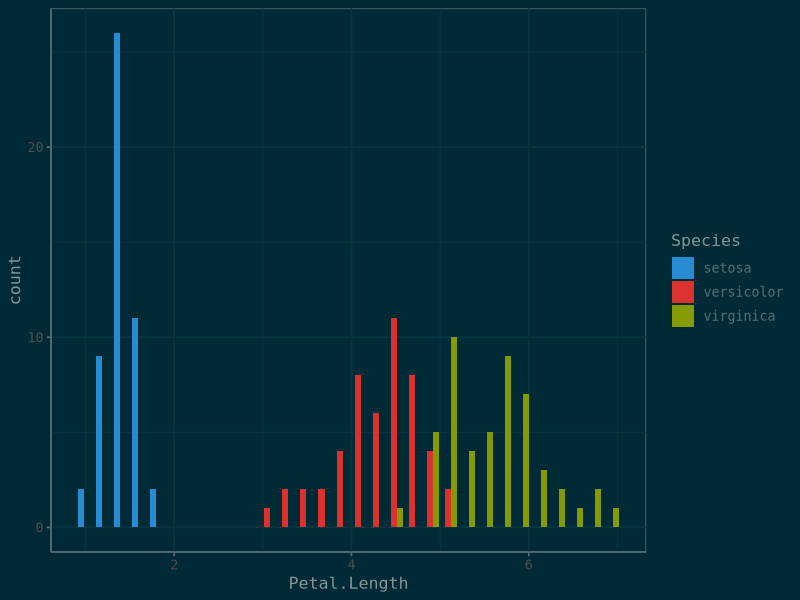
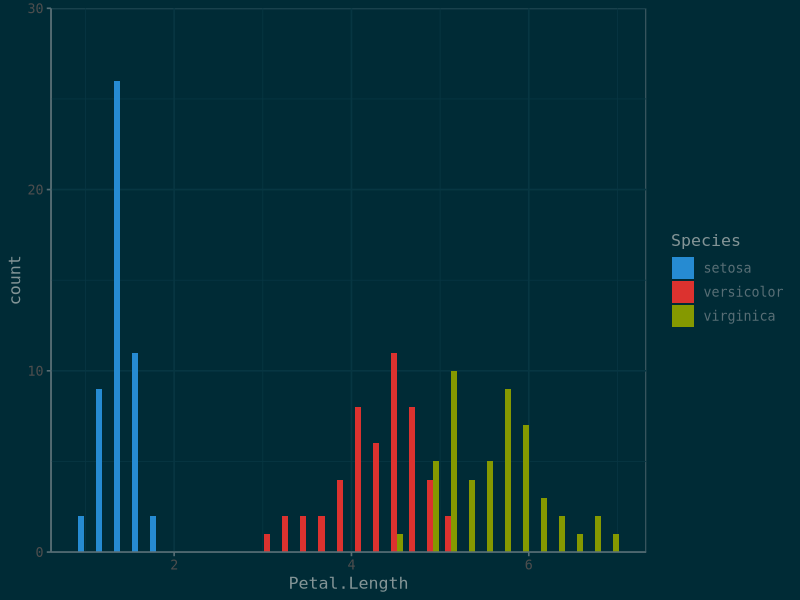
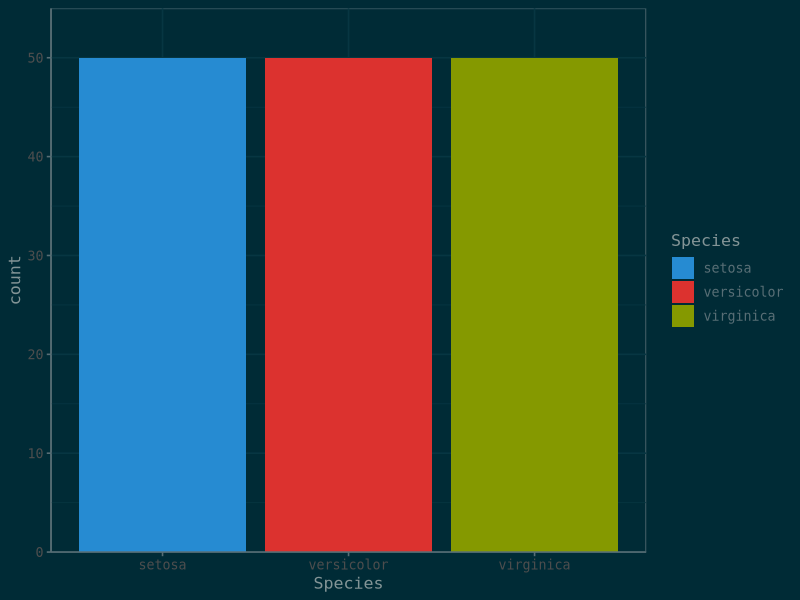
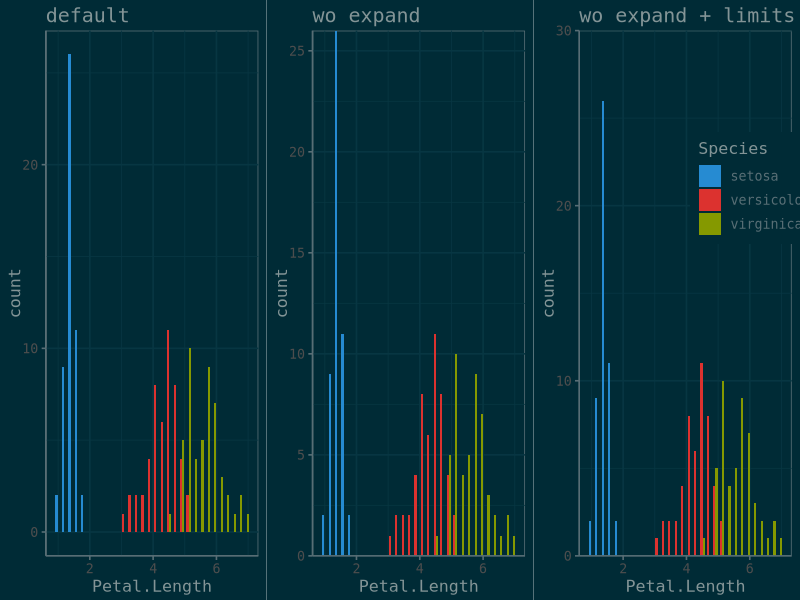

These charts were generated, in order, by the following R code:
## ---- chunk 1
knitr::opts_chunk$set(echo = TRUE, fig.width = 6, fig.height = 4.5, fig.align = 'center')
## ---- chunk 2
# libraries
library(ggplot2)
library(ggthemes)

# histogram with gap example
ggplot(iris, aes(x = Petal.Length, fill = Species)) +
  geom_histogram(position = 'dodge') +
  scale_fill_solarized() +
  theme_solarized(light = FALSE, base_family = 'Inconsolata')
## ---- chunk 3
# histogram without bottom gap
ggplot(iris, aes(x = Petal.Length, fill = Species)) +
  geom_histogram(position = 'dodge') +
  scale_y_continuous(expand = c(0,0),
                     limits = c(0,30)) +
  scale_fill_solarized() +
  theme_solarized(light = FALSE, base_family = 'Inconsolata')
## ---- chunk 4
# histogram without bottom gap
ggplot(iris, aes(x = Species, fill = Species)) +
  geom_bar(stat = 'count') +
  scale_y_continuous(expand = c(0,0),
                     limits = c(0,55)) +
  scale_fill_solarized() +
  theme_solarized(light = FALSE, base_family = 'Inconsolata')
## ---- chunk 5
# libraries
library(cowplot)

# plots
default <- ggplot(iris, aes(x = Petal.Length, fill = Species)) +
  geom_histogram(position = 'dodge') +
  scale_fill_solarized() +
  labs(title = 'default') +
  theme_solarized(light = FALSE, base_family = 'Inconsolata') +
  theme(legend.position = 'none')

wo_expand <- default +
  scale_y_continuous(expand = c(0,0)) +
  labs(title = 'wo expand')

wo_expand_w_limits <- default +
  scale_y_continuous(expand = c(0,0),
                     limits = c(0,30)) +
  labs(title = 'wo expand + limits') +
  theme(legend.position = c(.8, .7))

# cowplot
plot_grid(default, wo_expand, wo_expand_w_limits,
          align = 'h', nrow = 1,
          labels = NULL)
